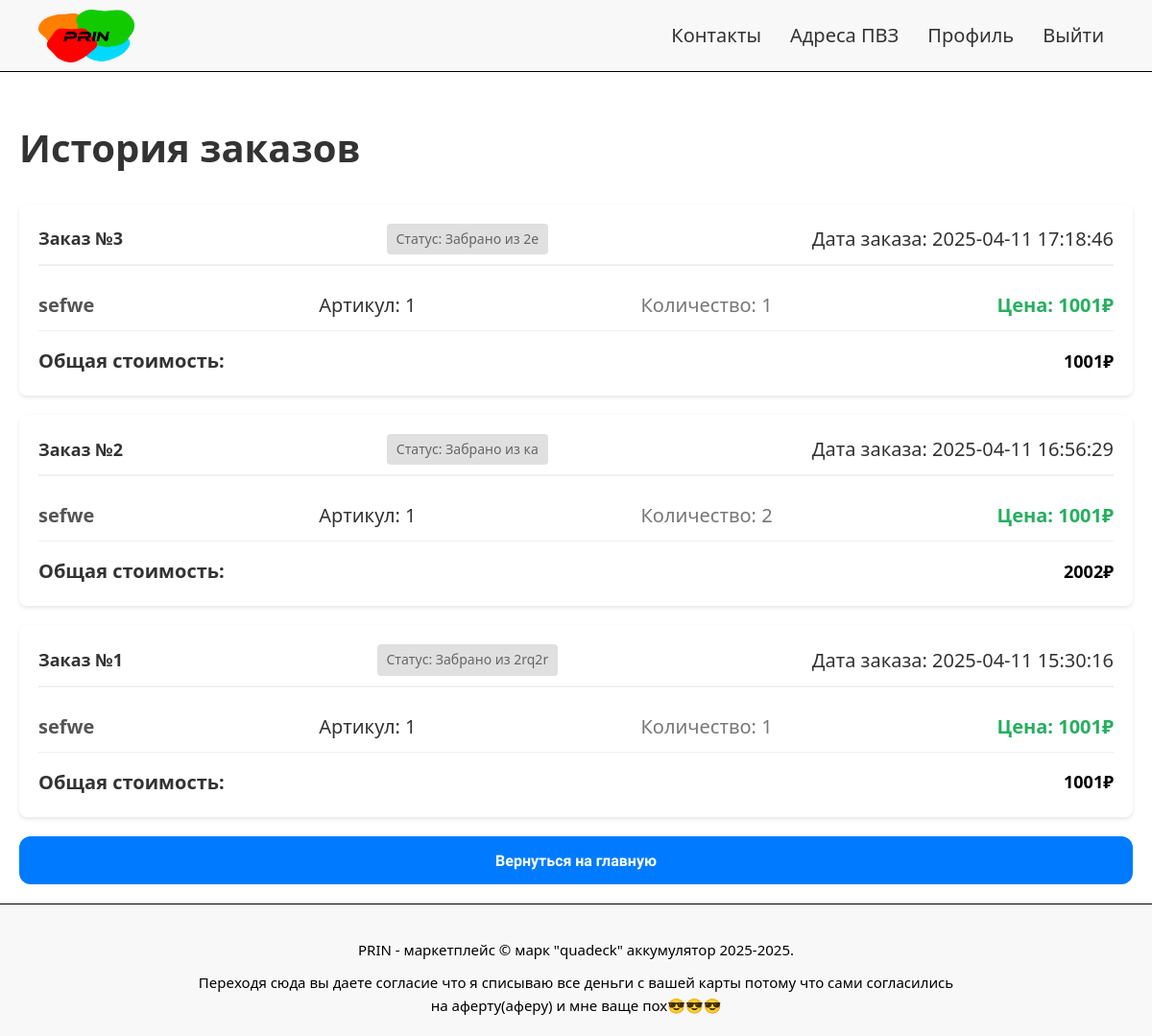
The page /profile/order_history (signed in) on the database its author committed.
### tables this page shows
CREATE TABLE orders (
    id INTEGER PRIMARY KEY AUTOINCREMENT,
    user_id INTEGER NOT NULL,
    pickup_point TEXT NOT NULL,
    total_price INTEGER NOT NULL,
    created_at DATETIME DEFAULT (CURRENT_TIMESTAMP+4), order_number INTEGER,
    FOREIGN KEY (user_id) REFERENCES accounts(id)
);

CREATE TABLE order_items (
    id INTEGER PRIMARY KEY AUTOINCREMENT,
    order_id INTEGER NOT NULL,
    product_articul INTEGER NOT NULL,
    quantity INTEGER NOT NULL,
    price INTEGER NOT NULL,
    FOREIGN KEY (order_id) REFERENCES orders(id),
    FOREIGN KEY (product_articul) REFERENCES products(articul)
);

CREATE TABLE "products"
(
    articul        INTEGER
        primary key,
    name           TEXT    not null,
    description    TEXT,
    price          integer not null,
    stock_quantity INTEGER not null,
    image_url      TEXT,
    user_id        INTEGER not null,
    created_at     DATETIME default (datetime('now', '+4 hours')),
    updated_at     DATETIME default (datetime('now', '+4 hours'))
);

### app.py (the view)
@app.route('/profile/order_history')
@login_required
def order_history():
    db = get_db()
    user_id = current_user.id
    orders = db.execute('''
        SELECT o.id, o.order_number, o.pickup_point, o.total_price, o.created_at
        FROM orders o
        WHERE o.user_id = ?
        ORDER BY o.created_at DESC
    ''', (user_id,)).fetchall()
    orders_with_items = []
    for order in orders:
        order_items = db.execute('''
            SELECT oi.product_articul, oi.quantity, oi.price, p.name
            FROM order_items oi
            JOIN products p ON oi.product_articul = p.articul
            WHERE oi.order_id = ?
        ''', (order['id'],)).fetchall()
        orders_with_items.append({
            'order': order,
            'items': order_items
        })
    return render_template('order_history.html', order_info=orders_with_items)

### app.py (called while the page is built)
@login_manager.user_loader
def load_user(user_id):
    db = get_db()
    cursor = db.execute('SELECT * FROM accounts WHERE id = ?', (user_id,))
    user_data = cursor.fetchone()
    if user_data:
        role = user_data['role'] if 'role' in user_data else 'user'
        return User(
            id=user_data['id'],
            username=user_data['username'],
            password_hash=user_data['password'],
            role=role
        )
    return None

def get_db():
    db = getattr(g, '_database', None)
    if db is None:
        db = g._database = sqlite3.connect(DATABASE)
        db.row_factory = sqlite3.Row
    return db

@app.teardown_appcontext
def close_connection(exception):
    db = getattr(g, '_database', None)
    if db is not None:
        db.close()

### templates/order_history.html (shortened to what this page needs)
<!DOCTYPE html>
<html lang="ru">
<head>
    <link rel="stylesheet" href="/static/css/style.css">
</head>
<body>
    <header class="header">
        <nav class="nav">
            <ul class="nav-list">
                <a href="/" class="logo">
                    <img src="/static/images/logo.png" alt="Лого">
                </a>
                <li><a href="/contacts">Контакты</a></li>
                <li><a href="/pvzadresa">Адреса ПВЗ</a></li>
                {% if current_user.is_authenticated %}
                    <li><a href="/profile">Профиль</a></li>
                    <li><a href="/logout">Выйти</a></li>
                {% else %}
                    <li><a href="/login">Войти</a></li>
                    <li><a href="/signup">Зарегистрироваться</a></li>
                {% endif %}
            </ul>
        </nav>
    </header>
    <main>
        <div class="order-history-container">
            <h1>История заказов</h1>
            {% if order_info %}
                {% for order_data in order_info %}
                    <div class="order">
                        <div class="order-header">
                            <h3>Заказ №{{ order_data['order']['order_number'] }}</h3>
                            <span class="order-status">Статус: Забрано из {{ order_data['order']['pickup_point'] }}</span>
                            <span class="order-date">Дата заказа: {{ order_data['order']['created_at'] }}</span>
                        </div>
                        <ul class="order-items">
                            {% for item in order_data['items'] %}
                                <li class="order-item">
                                    <span class="item-name">{{ item['name'] }}</span>
                                    <span class="item-articul">Артикул: {{ item['product_articul'] }}</span>
                                    <span class="item-quantity">Количество: {{ item['quantity'] }}</span>
                                    <span class="item-price">Цена: {{ item['price'] }}₽</span>
                                </li>
                            {% endfor %}
                        </ul>
                        <div class="order-total">
                            <span>Общая стоимость:</span>
                            <span class="total-price">{{ order_data['order']['total_price'] }}₽</span>
                        </div>
                    </div>
                {% endfor %}
            {% else %}
                <p>У вас нет заказов.</p>
            {% endif %}
            <a href="{{ url_for('hello_world') }}">
                <button type="button" class="back-to-home-btn">Вернуться на главную</button>
            </a>
        </div>
    </main>
<footer class="footer">
    <p class="copyright">PRIN - маркетплейс © марк "quadeck" аккумулятор 2025-2025.</p>
    <p class="disclaimer">Переходя сюда вы даете согласие что я списываю все деньги с вашей карты потому что сами согласились на аферту(аферу) и мне ваще пох😎😎😎</p>
</footer>
</body>
</html>

### static/css/style.css (style rules this page uses)
body { font-family: 'system-ui','Rubik Spray Paint','Inter','Montserrat','Itim',sans-serif; font-size: 20px; color: #333; line-height: 1.6; height: 100%; min-height: 100vh; }
html, body { height: 100%; margin: 0; padding: 0; display: flex; flex-direction: column; }
.header { background-color: #f8f8f8; border-bottom: 1px solid black; position: sticky; z-index: 1000; top: 0; }
.logo img { max-width: 100px; max-height: 100px; padding-top: 10px; }
.logo { margin-right: auto; }
.nav-list { display: flex; justify-content: flex-end; list-style: none; margin: 0; padding-right: 50px; align-items: center; gap: 10px; }
.nav-list li { display: inline-block; margin-left: 20px; }
.nav-list a { text-decoration: none; color: #333; font-weight: 500; transition: color 0.3s ease; }
.footer { background-color: #f8f8f8; padding: 20px; text-align: center; border-top: 1px solid #e7e7e7; margin-top: auto; font-family: 'system-ui', 'Inter', 'Montserrat', 'Itim', sans-serif; font-size: 15px; align-items: center; justify-content: space-between; border-top: 1px solid black; color: black; }
.copyright { font-size: 15px; margin-bottom: 10px; }
.disclaimer { font-size: 15px; color: black; max-width: 800px; margin: 0 auto; }
body :not(header) button { padding: 14px; font-size: 16px; font-weight: bold; color: white; background-color: #007bff; border: none; border-radius: 12px; cursor: pointer; transition: background-color 0.2s; width: 100%; height: 50px; font-family: 'Inter', 'Montserrat', 'Itim', sans-serif; }
a { text-decoration: none !important; color: inherit !important; cursor: pointer !important; }
.order-history-container { max-width: 1200px; margin: 0 auto; padding: 20px; }
.order { background-color: #fff; border-radius: 8px; box-shadow: 0 2px 4px rgba(0, 0, 0, 0.1); margin-bottom: 20px; padding: 20px; }
.order-header { display: flex; justify-content: space-between; align-items: center; border-bottom: 2px solid #f0f0f0; padding-bottom: 10px; margin-bottom: 15px; }
.order-header h3 { margin: 0; font-size: 18px; font-weight: bold; color: #333; }
.order-header .order-status { font-size: 14px; padding: 5px 10px; border-radius: 4px; background-color: #e0e0e0; color: #666; }
.order-items { list-style-type: none; padding: 0; margin: 0; }
.order-items li { display: flex; justify-content: space-between; padding: 10px 0; border-bottom: 1px solid #f0f0f0; }
.order-items .item-name { font-weight: bold; color: #555; }
.order-items .item-quantity { color: #777; }
.order-items .item-price { color: #27ae60; font-weight: bold; }
.order-total { display: flex; justify-content: space-between; align-items: center; font-weight: bold; padding-top: 15px; }
.order-total .total-price { font-size: 18px; color: #000000; }

### rows shown on the page
orders: order.order_number "3", order.pickup_point "2e", order.created_at "2025-04-11 17:18:46", order.total_price "1001"
order_items: name "sefwe", product_articul "1", quantity "1", price "1001"
orders: order.order_number "2", order.pickup_point "ка", order.created_at "2025-04-11 16:56:29", order.total_price "2002"
order_items: name "sefwe", product_articul "1", quantity "2", price "1001"
orders: order.order_number "1", order.pickup_point "2rq2r", order.created_at "2025-04-11 15:30:16", order.total_price "1001"
order_items: name "sefwe", product_articul "1", quantity "1", price "1001"
